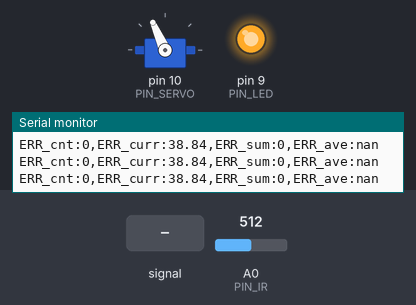
This sketch was run on a simulated Arduino Uno, built with avr-gcc and run on an emulated ATmega328P. Shown: servo, output pins drawn as LEDs (lit = HIGH), the last lines printed to the serial monitor. The inputs (shaded band) are chosen by the test bench; at power-on: A0 (PIN_IR) = 512.

Above: at 1.2 s.
1.3 s: A0 (PIN_IR) fed a 200 Hz sine of ±81 counts around its level
At 1.45 s:
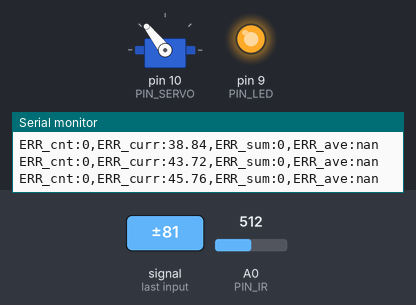
4.3 s: A0 (PIN_IR) set to 306
At 5.8 s:
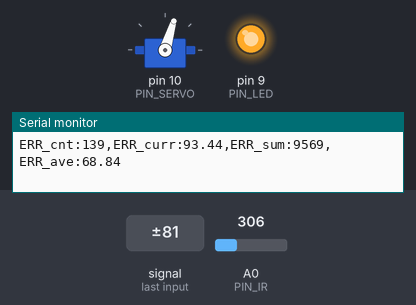
6.1 s: A0 (PIN_IR) set to 145
8.0 s: A0 (PIN_IR) set to 165
11.0 s: A0 (PIN_IR) set to 320
At 11.9 s:
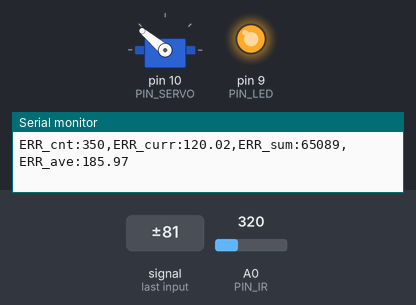
12.9 s: A0 (PIN_IR) set to 510
At 14.3 s:
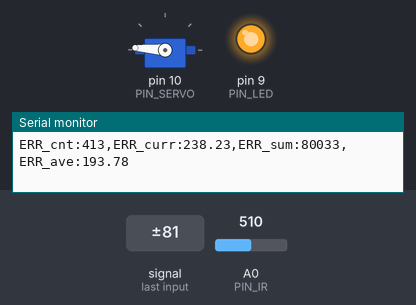
Timing chart, 0 to 15.8 s (numbered marks = the images above; inputs shaded):
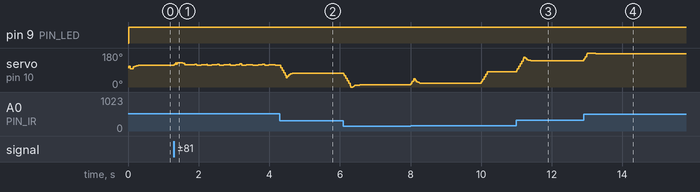

The sketch:

28_PID.ino
```cpp
#include <Servo.h>

// Arduino pin assignment
#define PIN_LED 9
#define PIN_SERVO 10
#define PIN_IR A0
#define PIN_VAR A3

// Event interval parameters
//////////////// DO NOT modify below section!! /////////////////////////
#define _INTERVAL_DIST    20 // distance sensor interval (unit: ms)
#define _INTERVAL_SERVO   20 // servo interval (unit: ms)
#define _INTERVAL_SERIAL  80 // serial interval (unit: ms)
#define _INTERVAL_MOVE    10000 // mission interval (unit: ms)
////////////////////////////////////////////////////////////////////////

// EMA filter configuration for the IR distance sensor
#define _EMA_ALPHA 0.7   // EMA weight of new sample (range: 0 to 1)

// Servo adjustment
#define _DUTY_NEU 1600  // Servo angle: 0 degree 1700
#define _DUTY_MAX 2600  // 아래로 가는 각
#define _DUTY_MIN 500  // 위로 가는 각
#define _SERVO_ANGLE_DIFF 120 // Replace with |D - E| degree
#define _SERVO_SPEED 200 // servo speed limit (unit: degree/second)

// PID parameters
#define _DIST_TARGET 155 // center of the rail (unit: mm)
#define _KP 2.2 // proportional gain
#define _KD 155 // 170,n = 50  derivative gain
#define _KI 1 // integral gain
//#define _ITERM_MAX 0 // uncomment if necessary

//////////////// DO NOT modify below section!! /////////////////////////
unsigned long error_sum, error_cnt, toggle_cnt;
////////////////////////////////////////////////////////////////////////

// global variables
float dist_filtered, dist_ema; // unit: mm
Servo myservo;

int duty_change_per_interval; // maximum duty difference per interval
int duty_target;    // Target duty
int duty_curr;      // Current duty
int dist_target;
unsigned long last_sampling_time_dist;   // unit: msec
unsigned long last_sampling_time_servo;  // unit: msec
unsigned long last_sampling_time_serial; // unit: msec
unsigned long last_sampling_time_move; // unit: msec
bool event_dist, event_servo, event_serial; // event triggered?
float error_curr, error_prev, control, pterm, dterm, iterm;

void setup()
{
  // initialize GPIO pins
  pinMode(PIN_LED,OUTPUT);
  myservo.attach(PIN_SERVO);
  duty_target = duty_curr = _DUTY_NEU;
  myservo.writeMicroseconds(duty_curr);

  // convert angular speed into duty change per interval.
  duty_change_per_interval =
    (_DUTY_MAX - _DUTY_MIN) * (_SERVO_SPEED / (float) _SERVO_ANGLE_DIFF) * (_INTERVAL_SERVO / 1000.0);

  // initialize serial port
  Serial.begin(1000000);
//////////////// DO NOT modify below section!! /////////////////////////
  dist_target = 55;
////////////////////////////////////////////////////////////////////////

}

void loop()
{
  unsigned long time_curr = millis();

  // wait until next event time
  if (time_curr >= (last_sampling_time_dist + _INTERVAL_DIST)) {
        last_sampling_time_dist += _INTERVAL_DIST;
        event_dist = true;
  }
  if (time_curr >= (last_sampling_time_servo + _INTERVAL_SERVO)) {
        last_sampling_time_servo += _INTERVAL_SERVO;
        event_servo = true;
  }
  if (time_curr >= (last_sampling_time_serial + _INTERVAL_SERIAL)) {
        last_sampling_time_serial += _INTERVAL_SERIAL;
        event_serial = true;
  }

//////////////// DO NOT modify below section!! /////////////////////////
  if (time_curr >= (last_sampling_time_move + _INTERVAL_MOVE)) {
        last_sampling_time_move += _INTERVAL_MOVE;
        dist_target = 310 - dist_target;
        if(++toggle_cnt == 5) {
          Serial.println("----------------------------------------------------"),
          Serial.print("ERR_cnt:"),
          Serial.print(error_cnt);
          Serial.print(",ERR_sum:"),
          Serial.print(error_sum);
          Serial.print(",ERR_ave:"),
          Serial.println(error_sum / (float) error_cnt);
          exit(0);
        }
  }
////////////////////////////////////////////////////////////////////////

  if(event_dist) {
    event_dist = false;

    // Get a distance reading from the distance sensor
    dist_filtered = volt_to_distance(ir_sensor_filtered(50, 0.5));
    dist_ema = _EMA_ALPHA * dist_ema + (1.0 - _EMA_ALPHA) * dist_filtered;

    // Update PID variables
    error_curr = dist_target - dist_ema;

//////////////// DO NOT modify below section!! /////////////////////////
    if(time_curr >= last_sampling_time_move + 3000) {
      error_cnt++;
      if(abs(error_curr) > 3) {
        error_sum += abs(error_curr);
      }
    }
    if(abs(error_curr) <= 3) {
      digitalWrite(PIN_LED, 0);
    }
    else {
      digitalWrite(PIN_LED, 1);
    }

////////////////////////////////////////////////////////////////////////

    pterm = _KP * error_curr;
    dterm = _KD * (error_curr - error_prev);
    iterm = _KI * error_curr;
    control = pterm + dterm + iterm;
    duty_target = _DUTY_NEU + control;
    error_prev = error_curr;
  }

  if(event_servo) {
    event_servo = false;

    // adjust duty_curr toward duty_target by duty_change_per_interval
    if (duty_target > duty_curr) {
      duty_curr += duty_change_per_interval;
      if (duty_curr > duty_target)
          duty_curr = duty_target;
    } else {
      duty_curr -= duty_change_per_interval;
      if (duty_curr < duty_target)
        duty_curr = duty_target;
    }
    // update servo position
    if(duty_curr > _DUTY_MAX) duty_curr = _DUTY_MAX; // for servo arm protection
    if(duty_curr < _DUTY_MIN) duty_curr = _DUTY_MIN;
    myservo.writeMicroseconds(duty_curr);
  }

  if(event_serial) {
    event_serial = false;

    if(0) { // use for debugging with serial plotter
      Serial.print("MIN:0,MAX:310,TARGET:"); Serial.print(dist_target);
      Serial.print(",DIST:");
      Serial.print(dist_ema);
      Serial.print(",ERR_ave(10X):"),
      Serial.println(error_sum / (float) error_cnt * 10);
    }

    if(0) { // use for debugging with serial monitor
      Serial.print("MIN:0,MAX:310,TARGET:"); Serial.print(dist_target);
      Serial.print(",DIST:");
      Serial.print(dist_ema);
      Serial.print(",pterm:");
      Serial.print(pterm);
      Serial.print(",dterm:");
      Serial.print(dterm);
      Serial.print(",iterm:");
      Serial.print(iterm);
      Serial.print(",ERR_cnt:"),
      Serial.print(error_cnt);
      Serial.print(",ERR_sum:"),
      Serial.print(error_sum);
      Serial.print(",ERR_curr:"),
      Serial.print(abs(error_curr));
      Serial.print(",ERR_ave:"),
      Serial.println(error_sum / (float) error_cnt);
    }

    if(1) { // use for evaluation
      Serial.print("ERR_cnt:"),
      Serial.print(error_cnt);
      Serial.print(",ERR_curr:"),
      Serial.print(abs(error_curr));
      Serial.print(",ERR_sum:"),
      Serial.print(error_sum);
      Serial.print(",ERR_ave:"),
      Serial.println(error_sum / (float) error_cnt);
    }
  }
}

float volt_to_distance(int a_value)
{
  return  605 + -2 * a_value + 1.66E-03 * a_value * a_value;; // Replace this with the equation obtained from nonlinear regression analysis
}

unsigned int ir_sensor_filtered(unsigned int n, float position)
{
  // Eliminate spiky noise of an IR distance sensor by repeating measurement and taking a middle value
  // n: number of measurement repetition
  // position: the percentile of the sample to be taken (0.0 <= position <= 1.0)

  // The output of Sharp infrared sensor includes lots of spiky noise.
  // To eliminate such a spike, ir_sensor_filtered() performs the following two steps:
  // Step 1. Repeat measurement n times and collect n * position smallest samples, where 0 <= postion <= 1.
  // Step 2. Return the largest sample among the collected ones.

  unsigned int *ir_val, tmp, ret_idx, ret_val;
  unsigned int start_time;

  ret_idx = (unsigned int) ceil(n * position);

  // Step 1. Repeat measurement n times and collect n * position smallest samples.
  // Note: simple implementation requires an array of n elements to store n samples.
  // Instead, we can save memory by allocating an array of (n * position + 1) elements.

  ir_val = (unsigned int*) malloc(sizeof(unsigned int) * (ret_idx + 2));
  ir_val[0] = analogRead(PIN_IR);

  for (int i = 1; i < n; i++) {
    int j;
    if(i < ret_idx + 1) {
      ir_val[i] = analogRead(PIN_IR);
      j = i - 1;
    }
    else {
      ir_val[ret_idx + 1] = analogRead(PIN_IR);
      j = ret_idx;
    }

    for( ; j >= 0; j--) {
      if(ir_val[j] > ir_val[j+1]) {
        tmp = ir_val[j];
        ir_val[j] = ir_val[j+1];
        ir_val[j+1] = tmp;
      }
    }
  }

  // Step 2. Return the largest sample among the collected ones.
  if(position > 0.0) ret_val = ir_val[ret_idx];
  else ret_val = ir_val[0];

  free(ir_val);

  return ret_val;
}
```

Measured:
- after the input at 11.0 s, servo on pin 10 (PIN_SERVO): rises from 82° to 157° in 0.20 s, then falls to 140° in 0.20 s
- after the input at 12.9 s, servo on pin 10 (PIN_SERVO): rises from 140° to 180° in 0.10 s, then falls to 176° in 0.36 s
